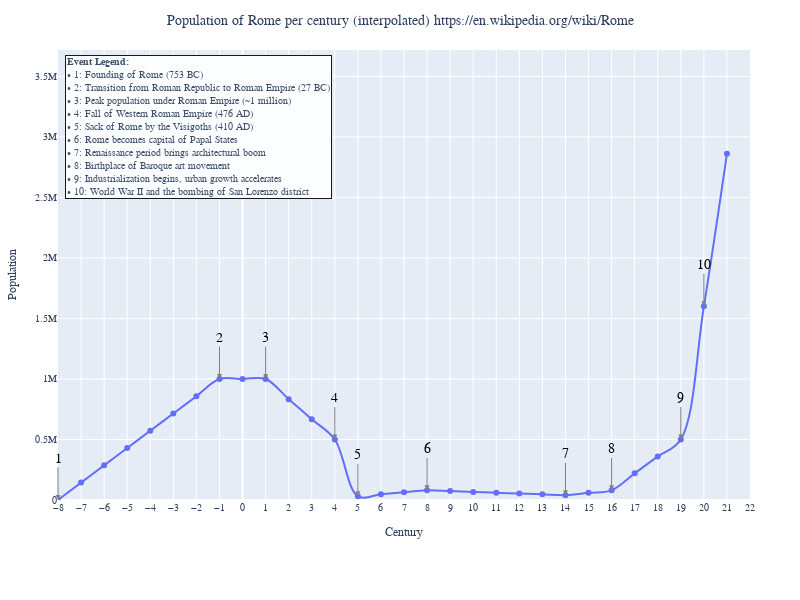

Notebook source saved alongside this figure:
### Code cell
import pandas as pd
import plotly.express as px
from sqlalchemy import create_engine

# Load data from the RomanPopulation table in SQL
query = "SELECT Century, Event, Population FROM RomanPopulation"
df = pd.read_sql(query, con=engine)

# Convert centuries to integers
df['Century'] = df['Century'].astype(int)

# Filter out centuries beyond the 21st century
df = df[df['Century'] <= 21]

# Ensure all centuries from -8 to 21 are represented
centuries = list(range(-8, 22))
df_full = pd.DataFrame({'Century': centuries})

# Merge known population data; many centuries may be missing measurements
df_merged = pd.merge(df_full, df[['Century', 'Population']], on='Century', how='left')
# Interpolate missing population values linearly
df_merged['Population'] = df_merged['Population'].interpolate(method='linear')

# Merge the events back. We'll do this separately to avoid losing event info.
# Since events may only be defined for certain centuries, we just join them back on Century.
df_events = df[['Century', 'Event']].dropna()  # Only rows with events
df_plot = pd.merge(df_merged, df_events, on='Century', how='left')
df_plot['Event'] = df_plot['Event'].fillna('')

# Sort by century
df_plot = df_plot.sort_values('Century')

# Create a subset for events
events_df = df_plot[df_plot['Event'] != ''].copy()
events_df['Event_ID'] = range(1, len(events_df) + 1)

# Merge back into main df to have the Event_ID available
df_plot = df_plot.merge(events_df[['Century', 'Event', 'Event_ID']], on=['Century','Event'], how='left')

# Create the line plot with interpolated values
fig = px.line(
    df_plot,
    x='Century',
    y='Population',
    title='Population of Rome per century (interpolated) https://en.wikipedia.org/wiki/Rome',
    labels={'Population': 'Population', 'Century': 'Century'},
    markers=True,
    line_shape='spline'
)

# Add annotations on the graph with just the ID for events
for i, row in df_plot.iterrows():
    if pd.notnull(row['Event_ID']):
        fig.add_annotation(
            x=row['Century'],
            y=row['Population'],
            text=str(int(row['Event_ID'])),
            showarrow=True,
            arrowhead=2,
            ax=0,
            ay=-50,
            font=dict(size=14, color='black'),
            arrowcolor='gray',
            xanchor='center',
            yanchor='top'
        )

# Prepare the legend as bullet points
event_list_formatted = "<br>".join([f"• {int(eID)}: {event}" for eID, event in zip(events_df['Event_ID'], events_df['Event'])])

# Add the annotation in the top-left corner with a white background box
fig.add_annotation(
    x=0.01,
    y=0.99,
    xref='paper',
    yref='paper',
    text="<b>Event Legend:</b><br>" + event_list_formatted,
    showarrow=False,
    font=dict(size=10),
    align='left',
    bordercolor='black',
    borderwidth=1,
    bgcolor='white',
    opacity=0.9
)

# Update layout for better visibility
max_pop = df_plot['Population'].max()
fig.update_layout(
    xaxis=dict(
        tickmode='linear',
        dtick=1,
        title='Century',
        range=[-8, 22]
    ),
    yaxis=dict(
        title='Population',
        tick0=0,
        dtick=500000,
        range=[0, max_pop * 1.3]
    ),
    width=800,
    height=600,
    margin=dict(l=50, r=50, t=50, b=100),
    title=dict(x=0.5, xanchor='center'),
    font=dict(family="Arial", size=10)
)

fig.show()

### Figure 1 — Plotly figure (JSON) as saved in the notebook; plotly's stock layout.template omitted (floating-point values rounded to 4 significant figures)
{"data": [{"hovertemplate": "Century=%{x}<br>Population=%{y}<extra></extra>", "legendgroup": "", "line": {"color": "#636efa", "dash": "solid", "shape": "spline"}, "marker": {"symbol": "circle"}, "mode": "lines+markers", "name": "", "orientation": "v", "showlegend": false, "type": "scatter", "x": [-8, -7, -6, -5, -4, -3, -2, -1, 0, 1, 2, 3, 4, 5, 6, 7, 8, 9, 10, 11, 12, 13, 14, 15, 16, 17, 18, 19, 20, 21], "xaxis": "x", "y": [1000, 143700.0, 286400.0, 429100.0, 571900.0, 714600.0, 857300.0, 1000000, 1000000, 1000000, 833300.0, 666700.0, 500000, 30000, 46670.0, 63330.0, 80000, 73330.0, 66670.0, 60000, 53330.0, 46670.0, 40000, 60000, 80000, 220000, 360000, 500000, 1600000, 2860009], "yaxis": "y"}], "layout": {"annotations": [{"arrowcolor": "gray", "arrowhead": 2, "ax": 0, "ay": -50, "font": {"color": "black", "size": 14}, "showarrow": true, "text": "1", "x": -8, "xanchor": "center", "y": 1000, "yanchor": "top"}, {"arrowcolor": "gray", "arrowhead": 2, "ax": 0, "ay": -50, "font": {"color": "black", "size": 14}, "showarrow": true, "text": "2", "x": -1, "xanchor": "center", "y": 1000000, "yanchor": "top"}, {"arrowcolor": "gray", "arrowhead": 2, "ax": 0, "ay": -50, "font": {"color": "black", "size": 14}, "showarrow": true, "text": "3", "x": 1, "xanchor": "center", "y": 1000000, "yanchor": "top"}, {"arrowcolor": "gray", "arrowhead": 2, "ax": 0, "ay": -50, "font": {"color": "black", "size": 14}, "showarrow": true, "text": "4", "x": 4, "xanchor": "center", "y": 500000, "yanchor": "top"}, {"arrowcolor": "gray", "arrowhead": 2, "ax": 0, "ay": -50, "font": {"color": "black", "size": 14}, "showarrow": true, "text": "5", "x": 5, "xanchor": "center", "y": 30000, "yanchor": "top"}, {"arrowcolor": "gray", "arrowhead": 2, "ax": 0, "ay": -50, "font": {"color": "black", "size": 14}, "showarrow": true, "text": "6", "x": 8, "xanchor": "center", "y": 80000, "yanchor": "top"}, {"arrowcolor": "gray", "arrowhead": 2, "ax": 0, "ay": -50, "font": {"color": "black", "size": 14}, "showarrow": true, "text": "7", "x": 14, "xanchor": "center", "y": 40000, "yanchor": "top"}, {"arrowcolor": "gray", "arrowhead": 2, "ax": 0, "ay": -50, "font": {"color": "black", "size": 14}, "showarrow": true, "text": "8", "x": 16, "xanchor": "center", "y": 80000, "yanchor": "top"}, {"arrowcolor": "gray", "arrowhead": 2, "ax": 0, "ay": -50, "font": {"color": "black", "size": 14}, "showarrow": true, "text": "9", "x": 19, "xanchor": "center", "y": 500000, "yanchor": "top"}, {"arrowcolor": "gray", "arrowhead": 2, "ax": 0, "ay": -50, "font": {"color": "black", "size": 14}, "showarrow": true, "text": "10", "x": 20, "xanchor": "center", "y": 1600000, "yanchor": "top"}, {"align": "left", "bgcolor": "white", "bordercolor": "black", "borderwidth": 1, "font": {"size": 10}, "opacity": 0.9, "showarrow": false, "text": "<b>Event Legend:</b><br>• 1: Founding of Rome (753 BC)<br>• 2: Transition from Roman Republic to Roman Empire (27 BC)<br>• 3: Peak population under Roman Empire (~1 million)<br>• 4: Fall of Western Roman Empire (476 AD)<br>• 5: Sack of Rome by the Visigoths (410 AD)<br>• 6: Rome becomes capital of Papal States<br>• 7: Renaissance period brings architectural boom<br>• 8: Birthplace of Baroque art movement<br>• 9: Industrialization begins, urban growth accelerates<br>• 10: World War II and the bombing of San Lorenzo district", "x": 0.01, "xref": "paper", "y": 0.99, "yref": "paper"}], "font": {"family": "Arial", "size": 10}, "height": 600, "legend": {"tracegroupgap": 0}, "margin": {"b": 100, "l": 50, "r": 50, "t": 50}, "title": {"text": "Population of Rome per century (interpolated) https://en.wikipedia.org/wiki/Rome", "x": 0.5, "xanchor": "center"}, "width": 800, "xaxis": {"anchor": "y", "domain": [0, 1], "dtick": 1, "range": [-8, 22], "tickmode": "linear", "title": {"text": "Century"}}, "yaxis": {"anchor": "x", "domain": [0, 1], "dtick": 500000, "range": [0, 3718000.0], "tick0": 0, "title": {"text": "Population"}}}}
